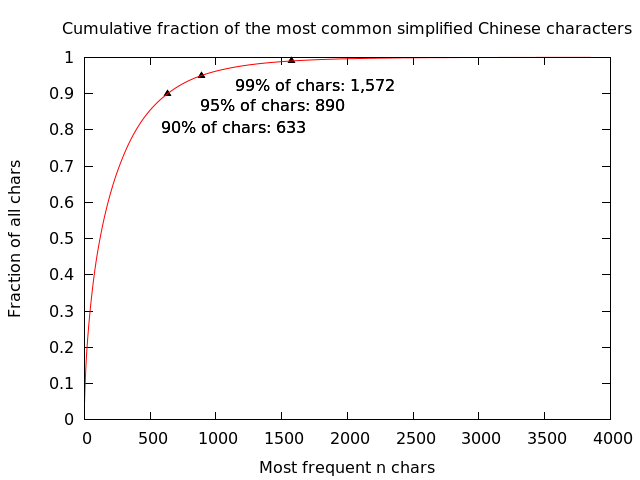

Source code (gnuplot):
set style line 1 lt 1 pt 0;
set title "Cumulative fraction of the most common simplified Chinese characters";
set label "90% of chars: 633" at 633,0.90 point lt 0 pt 9 offset -1,-2;
set label "95% of chars: 890" at 890,0.95 point lt 0 pt 9 offset -0.5,-1.8;
set label "99% of chars: 1,572" at 1572,0.99 point lt 0 pt 9 offset -6, -1.5;
set xlabel "Most frequent n chars";
set ylabel "Fraction of all chars";
plot "cum_chars.txt" using 1:4:($1,100) with line ls 1 notitle
